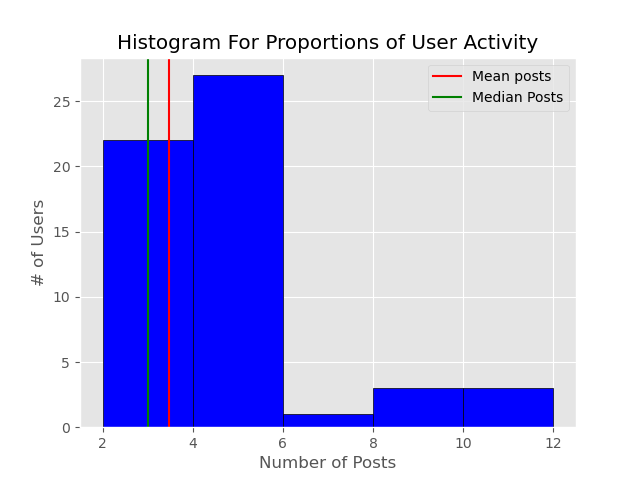

Recreate this plot in Python.
'''
# the data stored in the csv file
CREATE VIEW user_post_count_better AS
SELECT user_id, COUNT(*) AS num_of_posts FROM photos GROUP BY user_id;

SELECT * FROM user_post_count_better;
'''

from matplotlib import pyplot as plt
import pandas as pd
import numpy as np
plt.style.use('ggplot')
data = pd.read_csv('Actual_num_of_posts.csv')
#num_of_users = data['num_of_users']
num_of_posts = data['num_of_posts']
#bins_num = [i for i in range(max(data['num_of_posts']))]
bins_num = [2,4,6,8,10,12]
avg = np.mean(num_of_posts)
median = np.median(num_of_posts)
plt.axvline(avg, color = 'red', label = 'Mean posts')
plt.axvline(median, color = 'green', label = 'Median Posts'),
plt.legend()
plt.hist(num_of_posts, bins = bins_num ,edgecolor = 'black', color = 'blue')
plt.xlabel("Number of Posts")
plt.ylabel("# of Users")
plt.title("Histogram For Proportions of User Activity")
plt.show()
